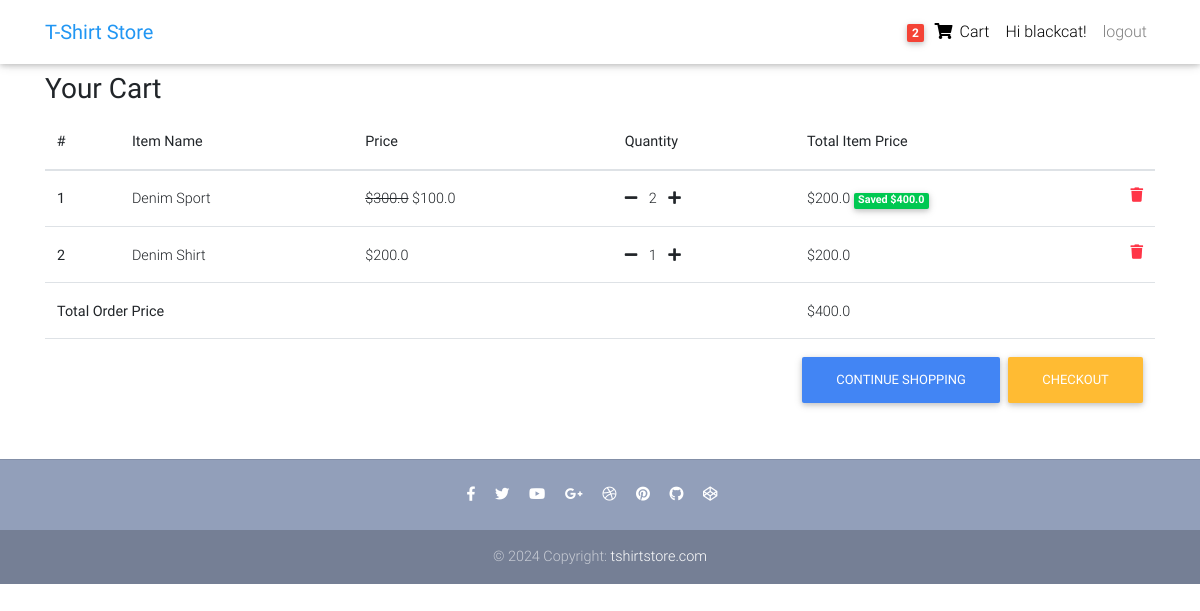
Page /order-summary/ (signed in) on the committed database.
### core/models.py (models this page shows, shortened)
class Order(models.Model):
    user = models.ForeignKey(settings.AUTH_USER_MODEL, on_delete=models.CASCADE)
    items = models.ManyToManyField(OrderItem)
    start_date = models.DateTimeField(auto_now_add=True)
    ordered_date = models.DateTimeField()
    ordered = models.BooleanField(default=False)
    checkout_address = models.ForeignKey(
        'CheckoutAddress', on_delete=models.SET_NULL, blank=True, null=True)
    payment = models.ForeignKey(
        'Payment', on_delete=models.SET_NULL, blank=True, null=True)
    def get_total_price(self):
        total = 0
        for order_item in self.items.all():
            total += order_item.get_final_price()
        return total

class OrderItem(models.Model):
    user = models.ForeignKey(settings.AUTH_USER_MODEL,
                             on_delete=models.CASCADE)
    ordered = models.BooleanField(default=False)
    item = models.ForeignKey(Item, on_delete=models.CASCADE)
    quantity = models.IntegerField(default=1)
    def get_total_item_price(self):
        return self.quantity * self.item.price
    def get_discount_item_price(self):
        return self.quantity * self.item.discount_price
    def get_amount_saved(self):
        return self.get_total_item_price() - self.get_discount_item_price()
    def get_final_price(self):
        if self.item.discount_price:
            return self.get_discount_item_price()
        return self.get_total_item_price()

class Item(models.Model):
    item_name = models.CharField(max_length=100)
    price = models.FloatField()
    discount_price = models.FloatField(blank=True, null=True)
    category = models.CharField(choices=CATEGORY, max_length=2)
    label = models.CharField(choices=LABEL, max_length=2)
    description = models.TextField()

### core/views.py (the view)
# urls.py: path('order-summary/', OrderSummaryView.as_view(), name='order-summary'),
class OrderSummaryView(LoginRequiredMixin, View):
    def get(self, *args, **kwargs):
        try:
            order = Order.objects.get(user=self.request.user, ordered=False)
            context = {
                'object': order
            }
            return render(self.request, 'order_summary.html', context)
        except ObjectDoesNotExist:
            messages.error(self.request, "You do not have an order")
            return redirect("/")

### core/templatetags/cart_template_tags.py (called while the page is built)
@register.filter
def cart_item_count(user):
    if user.is_authenticated:
        qs = Order.objects.filter(user=user, ordered=False)
        if qs.exists():
            return qs[0].items.count()
    return 0

### templates/order_summary.html (shortened to what this page needs)
{% extends 'base.html' %}
{% block content %}
<main>
    <div class= "container">
        <div class="table-responsive text-nowrap">
    <h3>
        <strong>Your Cart</strong>
    </h3>
    <table class="table">
        <thead>
        <tr>
            <th scope="col">#</th>
            <th scope="col">Item Name</th>
            <th scope="col">Price</th>
            <th scope="col">Quantity</th>
            <th scope="col">Total Item Price</th>
        </tr>
        </thead>
        <tbody>
        {% for order_item in object.items.all %}
        <tr>
            <th scope="row">{{ forloop.counter }}</th>
            <td>{{ order_item.item.item_name }}</td>
            <td>
            {% if order_item.item.discount_price %}
                <del>${{ order_item.item.price}}</del>
                ${{ order_item.item.discount_price }}
            {% else %}
                ${{ order_item.item.price}}
            {% endif %}
            </td>
            <td>
                <a href="{% url 'core:reduce-quantity-item' order_item.item.pk %}"><i class="fas fa-minus mr-2"></i></a>
                {{ order_item.quantity }}
                <a href="{% url 'core:add-to-cart' order_item.item.pk %}"><i class="fas fa-plus ml-2"></i></a>
            </td>
            <td>
            {% if order_item.item.discount_price %}
                ${{ order_item.get_discount_item_price }}
                <span class="badge badge-success" >Saved ${{ order_item.get_amount_saved }}</span>
            {% else %}
                ${{ order_item.get_total_item_price}}
            {% endif %}
             <a href="{% url 'core:remove-from-cart' order_item.item.pk %}">
                <i class="fas fa-trash float-right text-danger"></i>
             </a>
            </td>
        </tr>
        {% endfor %}
        {% if object.get_total_price %}
        <tr>
            <td colspan="4"><b>Total Order Price</b></td>
            <td>${{ object.get_total_price }}</td>
        </tr>
         <tr>
            <td colspan="5">
                <a href="{% url 'core:checkout' %}" class="btn btn-warning float-right ml-2">Checkout</a>
                <a href="/" class="btn btn-primary float-right">Continue Shopping</a>
            </td>
        </tr>
        {% endif %}
        </tbody>
    </table>
        </div>
    </div>
</main>
{% endblock content %}

### templates/base.html (shortened to what this page needs)
{% load static %}
{% load cart_template_tags %}
<!DOCTYPE html>
<html lang="en">
<head>
  <link rel="stylesheet" href="https://use.fontawesome.com/releases/v5.11.2/css/all.css">
  <link href="{% static 'css/bootstrap.min.css' %}" rel="stylesheet">
  <link href="{% static 'css/mdb.min.css' %}" rel="stylesheet">
  <link href=" {% static 'css/style.min.css' %}" rel="stylesheet">
</head>
<body>
  <nav class="navbar fixed-top navbar-expand-lg navbar-light white scrolling-navbar">
    <div class="container">
      <a class="navbar-brand waves-effect" href="/">
        <strong class="blue-text">T-Shirt Store</strong>
      </a>
      <div class="collapse navbar-collapse" id="navbarSupportedContent">
        <ul class="navbar-nav nav-flex-icons">
            {% if user.is_authenticated %}
            <li class="nav-item">
                <a href="{% url 'core:order-summary' %}" class="nav-link waves-effect">
                {% if request.user|cart_item_count != 0 %}
                  <span class="badge red z-depth-1 mr-1"> {{ request.user|cart_item_count }} </span>
                {% endif %}
                <i class="fas fa-shopping-cart"></i>
                <span class="clearfix d-none d-sm-inline-block"> Cart </span>
                </a>
            </li>
            <li class="nav-item">
                 <a class="nav-link waves-effect">
                Hi {{ user.username }}!
                </a>
            </li>
                <a class="nav-link waves-effect" href="{% url 'logout' %}"> logout</a>
            {% else %}
             </li class="nav-item">
                <a class="nav-link waves-effect" href="{% url 'login' %}"> login</a>
            </li>
            {% endif %}
        </ul>
      </div>
    </div>
  </nav>
  <div class="mt-5 pt-4">
    </div>
    {% block content %}
    {% endblock content %}
    {% include "footer.html" %}
</body>
</html>

### templates/footer.html
  <footer class="page-footer text-center font-small mt-4 wow fadeIn">
    <hr class="my-4">
    <div class="pb-4">
      <a href="https://www.facebook.com/mdbootstrap" target="_blank">
        <i class="fab fa-facebook-f mr-3"></i>
      </a>
      <a href="https://twitter.com/MDBootstrap" target="_blank">
        <i class="fab fa-twitter mr-3"></i>
      </a>
      <a href="https://www.youtube.com/watch?v=7MUISDJ5ZZ4" target="_blank">
        <i class="fab fa-youtube mr-3"></i>
      </a>
      <a href="https://plus.google.com/u/0/b/107863090883699620484" target="_blank">
        <i class="fab fa-google-plus-g mr-3"></i>
      </a>
      <a href="https://dribbble.com/mdbootstrap" target="_blank">
        <i class="fab fa-dribbble mr-3"></i>
      </a>
      <a href="https://pinterest.com/mdbootstrap" target="_blank">
        <i class="fab fa-pinterest mr-3"></i>
      </a>
      <a href="https://github.com/mdbootstrap/bootstrap-material-design" target="_blank">
        <i class="fab fa-github mr-3"></i>
      </a>
      <a href="http://codepen.io/mdbootstrap/" target="_blank">
        <i class="fab fa-codepen mr-3"></i>
      </a>
    </div>
    <div class="footer-copyright py-3">
      © 2024 Copyright:
      <a href="#" target="_blank"> tshirtstore.com </a>
    </div>
  </footer>

### templates/script.html (shortened to what this page needs)
{% load static %}

### templates/base.html (style rules this page uses)
html, body, header, .carousel { height: 60vh; }

### rows in the picture
OrderItem: item.item_name "Denim Sport", item.price "300.0", item.discount_price "100.0", quantity "2", get_discount_item_price "200.0", get_amount_saved "400.0"
OrderItem: item.item_name "Denim Shirt", item.price "200.0", quantity "1", get_total_item_price "200.0"
Order: get_total_price "400.0"

### other values in the picture
{{ request.user|cart_item_count }} "2"
{{ user.username }} "blackcat"
